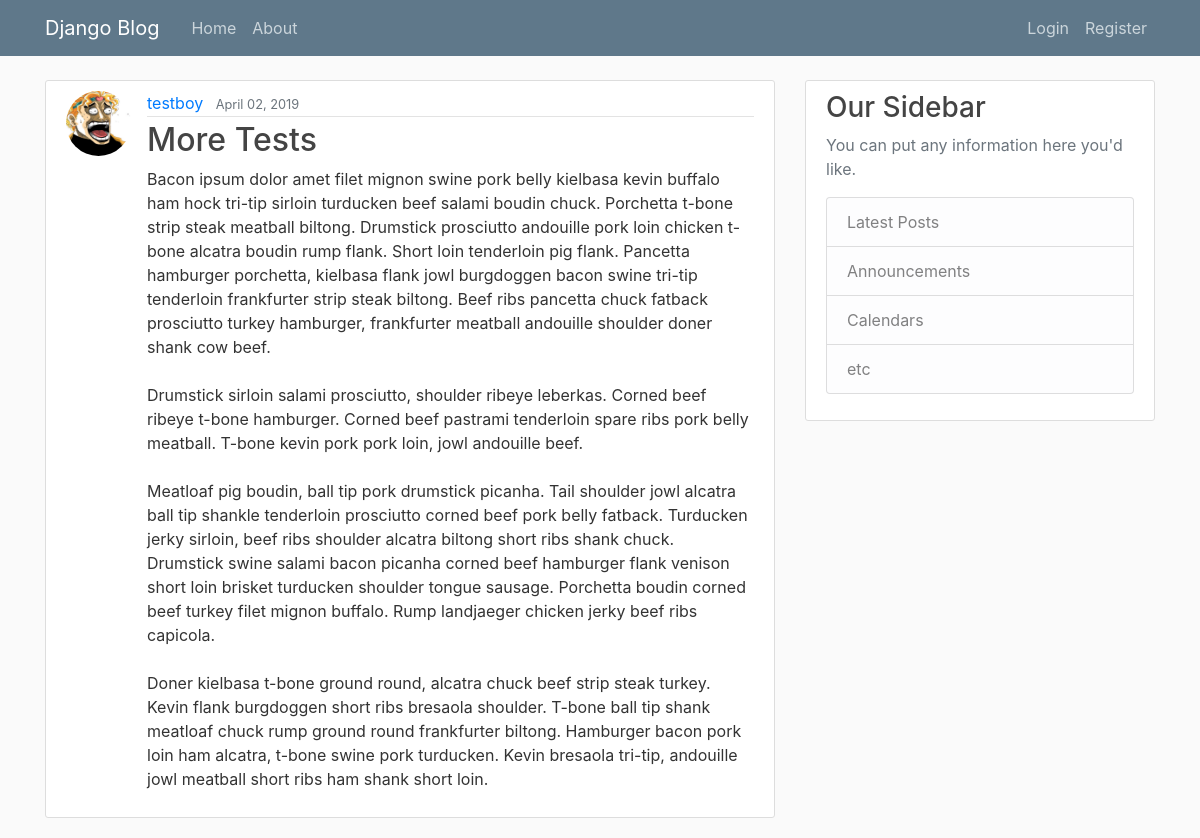
The app's page /post/17 with its own data.
### blog/models.py (models this page shows, shortened)
class Post(models.Model):
    title = models.CharField(max_length=100)
    content = models.TextField()
    date_posted = models.DateTimeField(default=timezone.now)
    author = models.ForeignKey(User, on_delete=models.CASCADE)

### users/models.py (models this page shows, shortened)
class Profile(models.Model):
    user = models.OneToOneField(User, on_delete=models.CASCADE)
    Bio = models.CharField(max_length=5000)
    image = models.ImageField(default='default.png', upload_to='profile_pics')

### blog/views.py (the view)
# urls.py: path('post/<int:pk>', PostDetailView.as_view(), name='post-detail'),
class PostDetailView(DetailView):
        model = Post

### blog/templates/blog/post_detail.html (shortened to what this page needs)
{% extends "blog/base.html" %}
{% block content %}
  <article class="media content-section">
    <img class="rounded-circle article-img" src="{{ object.author.profile.image.url }}">
    <div class="media-body">
      <div class="article-metadata">
        <a class="mr-2" href="{% url 'user-posts' object.author.username %}">{{ object.author }}</a>
        <small class="text-muted">{{ object.date_posted|date:"F d, Y" }}</small>
      </div>
      <h2 class="article-title">{{ object.title }}</h2>
      <p class="article-content">{{ object.content }}</p>
    </div>
  </article>
{% endblock content %}

### blog/static/css/main.css (style rules this page uses)
body { background: #fafafa; color: #333333; margin-top: 5rem; }
h1, h2, h3, h4, h5, h6 { color: #444444; }
.content-section { background: #ffffff; padding: 10px 20px; border: 1px solid #dddddd; border-radius: 3px; margin-bottom: 20px; }
.article-title { color: #444444; }
.article-content { white-space: pre-line; }
.article-img { height: 65px; width: 65px; margin-right: 16px; }
.article-metadata { padding-bottom: 1px; margin-bottom: 4px; border-bottom: 1px solid #e3e3e3 }

### records on screen
Post: author.profile.image (placeholder picture), author "testboy", date_posted "April 02, 2019", title "More Tests", content "Bacon ipsum dolor amet filet mignon swine pork belly kielbasa kevin buffalo ham hock tri-tip sirloin turducken beef salami boudin chuck. Porchetta t-bone strip steak meatball biltong. Drumstick prosciutto andouille pork loin chicken t-bone alcatra boudin rump flank. Short loin tenderloin pig flank. Pancetta hamburger porchetta, kielbasa flank jowl burgdoggen bacon swine tri-tip tenderloin frankfurter strip steak biltong. Beef ribs pancetta chuck fatback prosciutto turkey hamburger, frankfurter meatball andouille shoulder doner shank cow beef. Drumstick sirloin salami prosciutto, shoulder ribeye leberkas. Corned beef ribeye t-bone hamburger. Corned beef pastrami tenderloin spare ribs pork…"
